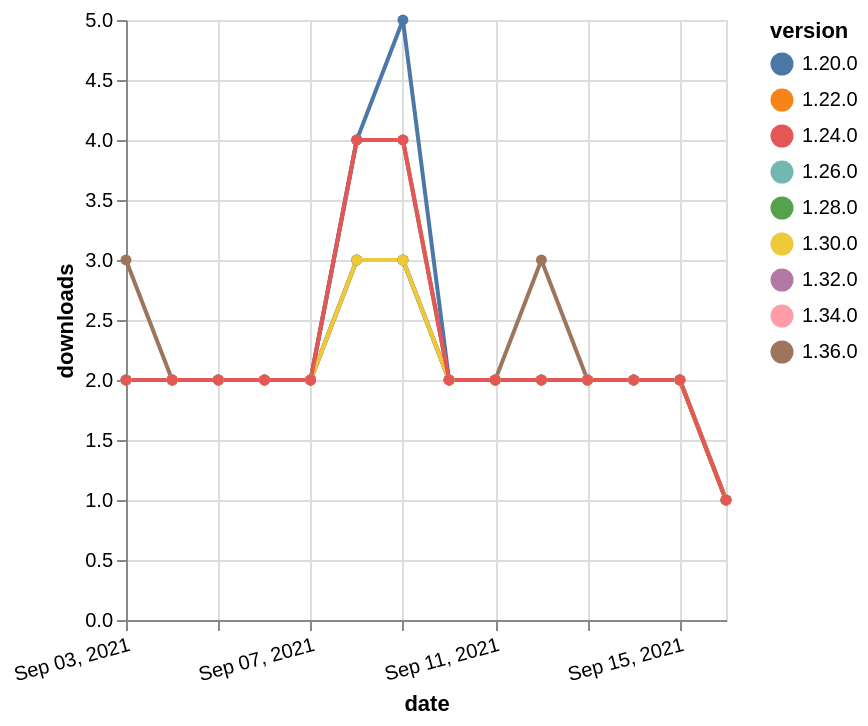

This figure's Vega-Lite source:
### Vega-Lite specification from a JSON file in a GitHub repository (floating-point values rounded to 4 significant figures)
{"$schema": "https://vega.github.io/schema/vega-lite/v5.json", "description": "A simple bar chart with embedded data.", "data": {"values": [{"date": "2021-09-03", "total": 685, "delta": 2, "version": "1.34.0"}, {"date": "2021-09-04", "total": 687, "delta": 2, "version": "1.34.0"}, {"date": "2021-09-05", "total": 689, "delta": 2, "version": "1.34.0"}, {"date": "2021-09-06", "total": 691, "delta": 2, "version": "1.34.0"}, {"date": "2021-09-07", "total": 693, "delta": 2, "version": "1.34.0"}, {"date": "2021-09-08", "total": 697, "delta": 4, "version": "1.34.0"}, {"date": "2021-09-09", "total": 701, "delta": 4, "version": "1.34.0"}, {"date": "2021-09-10", "total": 703, "delta": 2, "version": "1.34.0"}, {"date": "2021-09-11", "total": 705, "delta": 2, "version": "1.34.0"}, {"date": "2021-09-12", "total": 707, "delta": 2, "version": "1.34.0"}, {"date": "2021-09-13", "total": 709, "delta": 2, "version": "1.34.0"}, {"date": "2021-09-14", "total": 711, "delta": 2, "version": "1.34.0"}, {"date": "2021-09-15", "total": 713, "delta": 2, "version": "1.34.0"}, {"date": "2021-09-16", "total": 714, "delta": 1, "version": "1.34.0"}, {"date": "2021-09-03", "total": 1005, "delta": 2, "version": "1.32.0"}, {"date": "2021-09-04", "total": 1007, "delta": 2, "version": "1.32.0"}, {"date": "2021-09-05", "total": 1009, "delta": 2, "version": "1.32.0"}, {"date": "2021-09-06", "total": 1011, "delta": 2, "version": "1.32.0"}, {"date": "2021-09-07", "total": 1013, "delta": 2, "version": "1.32.0"}, {"date": "2021-09-08", "total": 1016, "delta": 3, "version": "1.32.0"}, {"date": "2021-09-09", "total": 1019, "delta": 3, "version": "1.32.0"}, {"date": "2021-09-10", "total": 1021, "delta": 2, "version": "1.32.0"}, {"date": "2021-09-11", "total": 1023, "delta": 2, "version": "1.32.0"}, {"date": "2021-09-12", "total": 1025, "delta": 2, "version": "1.32.0"}, {"date": "2021-09-13", "total": 1027, "delta": 2, "version": "1.32.0"}, {"date": "2021-09-14", "total": 1029, "delta": 2, "version": "1.32.0"}, {"date": "2021-09-15", "total": 1031, "delta": 2, "version": "1.32.0"}, {"date": "2021-09-16", "total": 1032, "delta": 1, "version": "1.32.0"}, {"date": "2021-09-03", "total": 2613, "delta": 2, "version": "1.22.0"}, {"date": "2021-09-04", "total": 2615, "delta": 2, "version": "1.22.0"}, {"date": "2021-09-05", "total": 2617, "delta": 2, "version": "1.22.0"}, {"date": "2021-09-06", "total": 2619, "delta": 2, "version": "1.22.0"}, {"date": "2021-09-07", "total": 2621, "delta": 2, "version": "1.22.0"}, {"date": "2021-09-08", "total": 2624, "delta": 3, "version": "1.22.0"}, {"date": "2021-09-09", "total": 2627, "delta": 3, "version": "1.22.0"}, {"date": "2021-09-10", "total": 2629, "delta": 2, "version": "1.22.0"}, {"date": "2021-09-11", "total": 2631, "delta": 2, "version": "1.22.0"}, {"date": "2021-09-12", "total": 2633, "delta": 2, "version": "1.22.0"}, {"date": "2021-09-13", "total": 2635, "delta": 2, "version": "1.22.0"}, {"date": "2021-09-14", "total": 2637, "delta": 2, "version": "1.22.0"}, {"date": "2021-09-15", "total": 2639, "delta": 2, "version": "1.22.0"}, {"date": "2021-09-16", "total": 2640, "delta": 1, "version": "1.22.0"}, {"date": "2021-09-03", "total": 1989, "delta": 2, "version": "1.28.0"}, {"date": "2021-09-04", "total": 1991, "delta": 2, "version": "1.28.0"}, {"date": "2021-09-05", "total": 1993, "delta": 2, "version": "1.28.0"}, {"date": "2021-09-06", "total": 1995, "delta": 2, "version": "1.28.0"}, {"date": "2021-09-07", "total": 1997, "delta": 2, "version": "1.28.0"}, {"date": "2021-09-08", "total": 2001, "delta": 4, "version": "1.28.0"}, {"date": "2021-09-09", "total": 2005, "delta": 4, "version": "1.28.0"}, {"date": "2021-09-10", "total": 2007, "delta": 2, "version": "1.28.0"}, {"date": "2021-09-11", "total": 2009, "delta": 2, "version": "1.28.0"}, {"date": "2021-09-12", "total": 2011, "delta": 2, "version": "1.28.0"}, {"date": "2021-09-13", "total": 2013, "delta": 2, "version": "1.28.0"}, {"date": "2021-09-14", "total": 2015, "delta": 2, "version": "1.28.0"}, {"date": "2021-09-15", "total": 2017, "delta": 2, "version": "1.28.0"}, {"date": "2021-09-16", "total": 2018, "delta": 1, "version": "1.28.0"}, {"date": "2021-09-03", "total": 2052, "delta": 2, "version": "1.26.0"}, {"date": "2021-09-04", "total": 2054, "delta": 2, "version": "1.26.0"}, {"date": "2021-09-05", "total": 2056, "delta": 2, "version": "1.26.0"}, {"date": "2021-09-06", "total": 2058, "delta": 2, "version": "1.26.0"}, {"date": "2021-09-07", "total": 2060, "delta": 2, "version": "1.26.0"}, {"date": "2021-09-08", "total": 2063, "delta": 3, "version": "1.26.0"}, {"date": "2021-09-09", "total": 2066, "delta": 3, "version": "1.26.0"}, {"date": "2021-09-10", "total": 2068, "delta": 2, "version": "1.26.0"}, {"date": "2021-09-11", "total": 2070, "delta": 2, "version": "1.26.0"}, {"date": "2021-09-12", "total": 2072, "delta": 2, "version": "1.26.0"}, {"date": "2021-09-13", "total": 2074, "delta": 2, "version": "1.26.0"}, {"date": "2021-09-14", "total": 2076, "delta": 2, "version": "1.26.0"}, {"date": "2021-09-15", "total": 2078, "delta": 2, "version": "1.26.0"}, {"date": "2021-09-16", "total": 2079, "delta": 1, "version": "1.26.0"}, {"date": "2021-09-03", "total": 3113, "delta": 2, "version": "1.20.0"}, {"date": "2021-09-04", "total": 3115, "delta": 2, "version": "1.20.0"}, {"date": "2021-09-05", "total": 3117, "delta": 2, "version": "1.20.0"}, {"date": "2021-09-06", "total": 3119, "delta": 2, "version": "1.20.0"}, {"date": "2021-09-07", "total": 3121, "delta": 2, "version": "1.20.0"}, {"date": "2021-09-08", "total": 3125, "delta": 4, "version": "1.20.0"}, {"date": "2021-09-09", "total": 3130, "delta": 5, "version": "1.20.0"}, {"date": "2021-09-10", "total": 3132, "delta": 2, "version": "1.20.0"}, {"date": "2021-09-11", "total": 3134, "delta": 2, "version": "1.20.0"}, {"date": "2021-09-12", "total": 3136, "delta": 2, "version": "1.20.0"}, {"date": "2021-09-13", "total": 3138, "delta": 2, "version": "1.20.0"}, {"date": "2021-09-14", "total": 3140, "delta": 2, "version": "1.20.0"}, {"date": "2021-09-15", "total": 3142, "delta": 2, "version": "1.20.0"}, {"date": "2021-09-16", "total": 3143, "delta": 1, "version": "1.20.0"}, {"date": "2021-09-03", "total": 217, "delta": 3, "version": "1.36.0"}, {"date": "2021-09-04", "total": 219, "delta": 2, "version": "1.36.0"}, {"date": "2021-09-05", "total": 221, "delta": 2, "version": "1.36.0"}, {"date": "2021-09-06", "total": 223, "delta": 2, "version": "1.36.0"}, {"date": "2021-09-07", "total": 225, "delta": 2, "version": "1.36.0"}, {"date": "2021-09-08", "total": 228, "delta": 3, "version": "1.36.0"}, {"date": "2021-09-09", "total": 231, "delta": 3, "version": "1.36.0"}, {"date": "2021-09-10", "total": 233, "delta": 2, "version": "1.36.0"}, {"date": "2021-09-11", "total": 235, "delta": 2, "version": "1.36.0"}, {"date": "2021-09-12", "total": 238, "delta": 3, "version": "1.36.0"}, {"date": "2021-09-13", "total": 240, "delta": 2, "version": "1.36.0"}, {"date": "2021-09-14", "total": 242, "delta": 2, "version": "1.36.0"}, {"date": "2021-09-15", "total": 244, "delta": 2, "version": "1.36.0"}, {"date": "2021-09-16", "total": 245, "delta": 1, "version": "1.36.0"}, {"date": "2021-09-03", "total": 1464, "delta": 2, "version": "1.30.0"}, {"date": "2021-09-04", "total": 1466, "delta": 2, "version": "1.30.0"}, {"date": "2021-09-05", "total": 1468, "delta": 2, "version": "1.30.0"}, {"date": "2021-09-06", "total": 1470, "delta": 2, "version": "1.30.0"}, {"date": "2021-09-07", "total": 1472, "delta": 2, "version": "1.30.0"}, {"date": "2021-09-08", "total": 1475, "delta": 3, "version": "1.30.0"}, {"date": "2021-09-09", "total": 1478, "delta": 3, "version": "1.30.0"}, {"date": "2021-09-10", "total": 1480, "delta": 2, "version": "1.30.0"}, {"date": "2021-09-11", "total": 1482, "delta": 2, "version": "1.30.0"}, {"date": "2021-09-12", "total": 1484, "delta": 2, "version": "1.30.0"}, {"date": "2021-09-13", "total": 1486, "delta": 2, "version": "1.30.0"}, {"date": "2021-09-14", "total": 1488, "delta": 2, "version": "1.30.0"}, {"date": "2021-09-15", "total": 1490, "delta": 2, "version": "1.30.0"}, {"date": "2021-09-16", "total": 1491, "delta": 1, "version": "1.30.0"}, {"date": "2021-09-03", "total": 2501, "delta": 2, "version": "1.24.0"}, {"date": "2021-09-04", "total": 2503, "delta": 2, "version": "1.24.0"}, {"date": "2021-09-05", "total": 2505, "delta": 2, "version": "1.24.0"}, {"date": "2021-09-06", "total": 2507, "delta": 2, "version": "1.24.0"}, {"date": "2021-09-07", "total": 2509, "delta": 2, "version": "1.24.0"}, {"date": "2021-09-08", "total": 2513, "delta": 4, "version": "1.24.0"}, {"date": "2021-09-09", "total": 2517, "delta": 4, "version": "1.24.0"}, {"date": "2021-09-10", "total": 2519, "delta": 2, "version": "1.24.0"}, {"date": "2021-09-11", "total": 2521, "delta": 2, "version": "1.24.0"}, {"date": "2021-09-12", "total": 2523, "delta": 2, "version": "1.24.0"}, {"date": "2021-09-13", "total": 2525, "delta": 2, "version": "1.24.0"}, {"date": "2021-09-14", "total": 2527, "delta": 2, "version": "1.24.0"}, {"date": "2021-09-15", "total": 2529, "delta": 2, "version": "1.24.0"}, {"date": "2021-09-16", "total": 2530, "delta": 1, "version": "1.24.0"}]}, "width": "container", "mark": {"type": "line", "point": {"filled": true}}, "encoding": {"x": {"field": "date", "type": "temporal", "timeUnit": "yearmonthdate", "title": "date", "axis": {"labelAngle": -15}}, "y": {"field": "delta", "type": "quantitative", "title": "downloads"}, "color": {"field": "version", "type": "nominal"}, "tooltip": {"field": "delta"}}}
